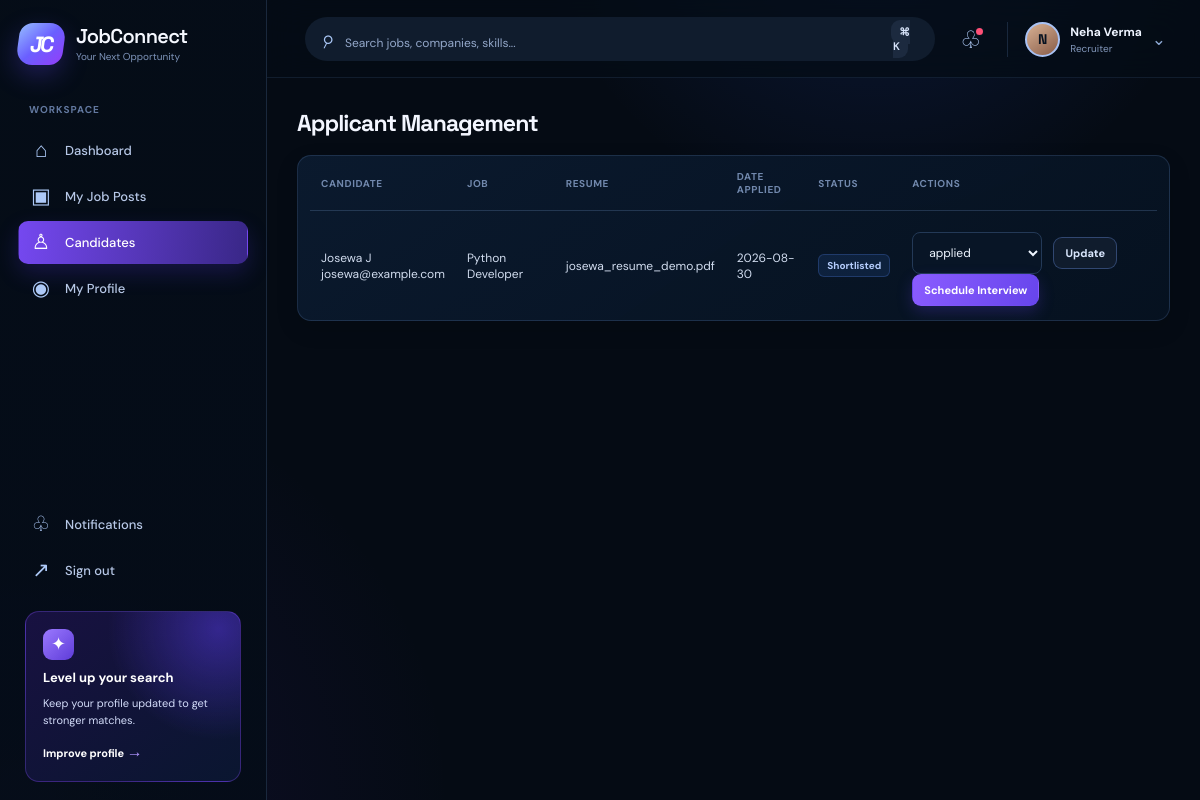
The page /recruiter/applicants (signed in) on the database its author committed.
### tables this page shows
CREATE TABLE users (
            id INTEGER PRIMARY KEY AUTOINCREMENT,
            username TEXT UNIQUE NOT NULL,
            full_name TEXT NOT NULL,
            email TEXT UNIQUE NOT NULL,
            phone TEXT,
            password_hash TEXT NOT NULL,
            role TEXT NOT NULL,
            location TEXT,
            profile_image TEXT,
            created_at TEXT NOT NULL DEFAULT CURRENT_TIMESTAMP
        );

CREATE TABLE applications (
            id INTEGER PRIMARY KEY AUTOINCREMENT,
            user_id INTEGER NOT NULL,
            job_id INTEGER NOT NULL,
            resume_id INTEGER,
            cover_letter TEXT,
            portfolio_url TEXT,
            github_url TEXT,
            linkedin_url TEXT,
            additional_info TEXT,
            applied_at TEXT NOT NULL DEFAULT CURRENT_TIMESTAMP,
            status TEXT DEFAULT 'applied',
            FOREIGN KEY(user_id) REFERENCES users(id),
            FOREIGN KEY(job_id) REFERENCES jobs(id),
            FOREIGN KEY(resume_id) REFERENCES resumes(id)
        );

CREATE TABLE jobs (
            id INTEGER PRIMARY KEY AUTOINCREMENT,
            company_id INTEGER,
            recruiter_id INTEGER,
            title TEXT NOT NULL,
            description TEXT,
            responsibilities TEXT,
            required_skills TEXT,
            preferred_skills TEXT,
            location TEXT,
            salary_min INTEGER,
            salary_max INTEGER,
            employment_type TEXT,
            workplace_type TEXT,
            experience_level TEXT,
            education TEXT,
            deadline TEXT,
            status TEXT DEFAULT 'active',
            created_at TEXT NOT NULL DEFAULT CURRENT_TIMESTAMP,
            FOREIGN KEY(company_id) REFERENCES companies(id),
            FOREIGN KEY(recruiter_id) REFERENCES users(id)
        );

### backend/app.py (the view)
@app.route("/recruiter/applicants")
@login_required
@role_required("recruiter")
def recruiter_applicants():
    user = get_current_user()
    conn = get_db_connection()
    rows = conn.execute(
        """
        SELECT a.id, a.status, a.applied_at, j.title AS job_title, u.full_name, u.email, c.company_name,
               (SELECT COUNT(*) FROM interviews i WHERE i.application_id = a.id) AS interview_count,
               (SELECT file_name FROM resumes r WHERE r.id = a.resume_id) AS resume_name
        FROM applications a
        JOIN jobs j ON j.id = a.job_id
        LEFT JOIN companies c ON c.id = j.company_id
        JOIN users u ON u.id = a.user_id
        WHERE j.recruiter_id = ?
        ORDER BY a.applied_at DESC
        """,
        (user["id"],),
    ).fetchall()
    conn.close()
    return render_template("recruiter_applicants.html", applicants=[dict(row) for row in rows], user=user)

### backend/app.py (called while the page is built, shortened)
def login_required(view):
    @wraps(view)
    def wrapped(*args, **kwargs):
        if not session.get("user_id"):
            flash("Please log in to continue.", "error")
            return redirect(url_for("login"))
        return view(*args, **kwargs)
    return wrapped

def role_required(*roles):
    def decorator(view):
        @wraps(view)
        def wrapped(*args, **kwargs):
            if not session.get("user_id"):
                flash("Please log in to continue.", "error")
                return redirect(url_for("login"))
            user = get_current_user()
            if user and user["role"] in roles:
                return view(*args, **kwargs)
            flash("You are not authorized to access this page.", "error")
            return redirect(url_for("dashboard"))
        return wrapped
    return decorator

def get_current_user():
    user_id = session.get("user_id")
    if not user_id:
        return None
    conn = get_db_connection()
    user = conn.execute("SELECT * FROM users WHERE id = ?", (user_id,)).fetchone()
    conn.close()
    return dict(user) if user else None

def ensure_demo_data():
    conn = get_db_connection()
    user_count = conn.execute("SELECT COUNT(*) FROM users").fetchone()[0]
    if user_count > 0:
        conn.close()
        return

@app.before_request
def setup_demo_data():
    init_db()
    ensure_demo_data()

@app.context_processor
def inject_user():
    return {"current_user": get_current_user()}

### backend/database.py (called while the page is built)
def get_db_connection():
    conn = sqlite3.connect(DB_PATH)
    conn.row_factory = sqlite3.Row
    return conn

### frontend/templates/recruiter_applicants.html (shortened to what this page needs)
{% extends 'base.html' %}
{% block content %}
<div class="container">
  <div class="section-heading">
    <h2>Applicant Management</h2>
  </div>
  <div class="table-wrap">
    <table>
      <thead>
        <tr>
          <th>Candidate</th>
          <th>Job</th>
          <th>Resume</th>
          <th>Date Applied</th>
          <th>Status</th>
          <th>Actions</th>
        </tr>
      </thead>
      <tbody>
        {% for applicant in applicants %}
        <tr>
          <td>{{ applicant.full_name }}<br>{{ applicant.email }}</td>
          <td>{{ applicant.job_title }}</td>
          <td>{{ applicant.resume_name or 'Uploaded' }}</td>
          <td>{{ applicant.applied_at[:10] }}</td>
          <td><span class="badge">{{ applicant.status }}</span></td>
          <td>
            <form method="POST" action="{{ url_for('update_application_status', application_id=applicant.id) }}" style="display:inline;">
              <select name="status" style="width: 130px; display:inline-block; margin-right: 8px;">
                <option>applied</option>
              </select>
              <button type="submit" class="btn btn-secondary btn-sm">Update</button>
            </form>
            <form method="POST" action="{{ url_for('schedule_interview') }}" style="display:inline; margin-top:8px;">
              <button type="submit" class="btn btn-primary btn-sm">Schedule Interview</button>
            </form>
          </td>
        </tr>
        {% else %}
        <tr><td colspan="6">No applicants yet.</td></tr>
        {% endfor %}
      </tbody>
    </table>
  </div>
</div>
{% endblock %}

### frontend/templates/base.html (shortened to what this page needs)
<!DOCTYPE html>
<html lang="en">
  <head>
    <link rel="stylesheet" href="{{ url_for('static', filename='css/style.css', v='8') }}" />
  </head>
  <body>
    {% set active = request.endpoint or '' %}
    <div class="page-shell {% if current_user %}signed-in{% else %}guest-shell{% endif %}">
      {% if current_user %}
      <aside class="sidebar" id="sidebar">
        <a class="brand-wrap" href="{{ url_for('dashboard') }}" aria-label="JobConnect dashboard">
          <span class="brand-mark">JC</span>
          <span><span class="brand-name">JobConnect</span><span class="brand-tag">Your Next Opportunity</span></span>
        </a>
        <nav class="sidebar-nav" aria-label="Main navigation">
          <p class="nav-label">Workspace</p>
          <a class="nav-link {% if active == 'dashboard' %}active{% endif %}" href="{{ url_for('dashboard') }}"><span class="nav-icon">⌂</span>Dashboard</a>
          {% if current_user.role == 'job_seeker' %}
          <a class="nav-link {% if active == 'profile' %}active{% endif %}" href="{{ url_for('profile') }}"><span class="nav-icon">♙</span>My Profile</a>
          <a class="nav-link {% if active == 'jobs' or active == 'search_results' or active == 'job_detail' %}active{% endif %}" href="{{ url_for('jobs') }}"><span class="nav-icon">⌕</span>Find Jobs</a>
          <a class="nav-link {% if active == 'saved_jobs' %}active{% endif %}" href="{{ url_for('saved_jobs') }}"><span class="nav-icon">♡</span>Saved Jobs</a>
          <a class="nav-link {% if active == 'applications_page' or active == 'application_detail' %}active{% endif %}" href="{{ url_for('applications_page') }}"><span class="nav-icon">▣</span>Applications</a>
          <a class="nav-link {% if active == 'interviews_page' or active == 'interview_detail' %}active{% endif %}" href="{{ url_for('interviews_page') }}"><span class="nav-icon">□</span>Interviews</a>
          <a class="nav-link {% if active == 'resume_management' %}active{% endif %}" href="{{ url_for('resume_management') }}"><span class="nav-icon">▤</span>Resume</a>
          <a class="nav-link {% if active == 'job_alerts' %}active{% endif %}" href="{{ url_for('job_alerts') }}"><span class="nav-icon">◉</span>Job Alerts</a>
          {% elif current_user.role == 'recruiter' %}
          <a class="nav-link {% if active == 'recruiter_jobs' %}active{% endif %}" href="{{ url_for('recruiter_jobs') }}"><span class="nav-icon">▣</span>My Job Posts</a>
          <a class="nav-link {% if active == 'recruiter_applicants' %}active{% endif %}" href="{{ url_for('recruiter_applicants') }}"><span class="nav-icon">♙</span>Candidates</a>
          <a class="nav-link {% if active == 'profile' %}active{% endif %}" href="{{ url_for('profile') }}"><span class="nav-icon">◉</span>My Profile</a>
          {% else %}
          <a class="nav-link {% if active == 'admin_users' %}active{% endif %}" href="{{ url_for('admin_users') }}"><span class="nav-icon">♙</span>Users</a>
          <a class="nav-link {% if active == 'admin_jobs' %}active{% endif %}" href="{{ url_for('admin_jobs') }}"><span class="nav-icon">▣</span>Job Listings</a>
          {% endif %}
        </nav>
        <div class="sidebar-bottom">
          <a class="nav-link {% if active == 'notifications_page' %}active{% endif %}" href="{{ url_for('notifications_page') }}"><span class="nav-icon">♧</span>Notifications</a>
          <a class="nav-link" href="{{ url_for('logout') }}"><span class="nav-icon">↗</span>Sign out</a>
          <div class="upgrade-card">
            <span class="upgrade-icon">✦</span><strong>Level up your search</strong>
            <span>Keep your profile updated to get stronger matches.</span>
            <a href="{{ url_for('profile') if current_user.role != 'admin' else url_for('dashboard') }}">Improve profile <b>→</b></a>
          </div>
        </div>
      </aside>
      <div class="workspace">
        <header class="topbar">
          <form method="GET" action="{{ url_for('search_results') }}" class="search-form">
            <span class="search-icon">⌕</span><input type="text" name="q" placeholder="Search jobs, companies, skills..." value="{{ request.args.get('q', '') }}" />
            <button type="submit" aria-label="Search">Search <kbd>⌘ K</kbd></button>
          </form>
          <div class="topbar-actions">
            <a href="{{ url_for('notifications_page') }}" class="round-action" aria-label="Notifications">♧</a>
            <a href="{{ url_for('profile') if current_user.role != 'admin' else url_for('dashboard') }}" class="user-menu"><span class="avatar">{{ current_user.full_name[:1]|upper }}</span><span class="user-menu-text"><b>{{ current_user.full_name }}</b><small>{{ current_user.role|replace('_', ' ')|title }}</small></span><span class="chevron">⌄</span></a>
          </div>
        </header>
      {% endif %}
      <main class="{% if current_user %}main-content{% else %}landing-main{% endif %}">{% block content %}{% endblock %}</main>
      {% if current_user %}</div>{% endif %}
    </div>
  </body>
</html>

### rows shown on the page
users: full_name "N", full_name "Neha Verma", role "Recruiter"
applications: full_name "Josewa J", email "josewa@example.com", job_title "Python Developer", resume_name "josewa_resume_demo.pdf", applied_at "2026-08-30", status "Shortlisted"
